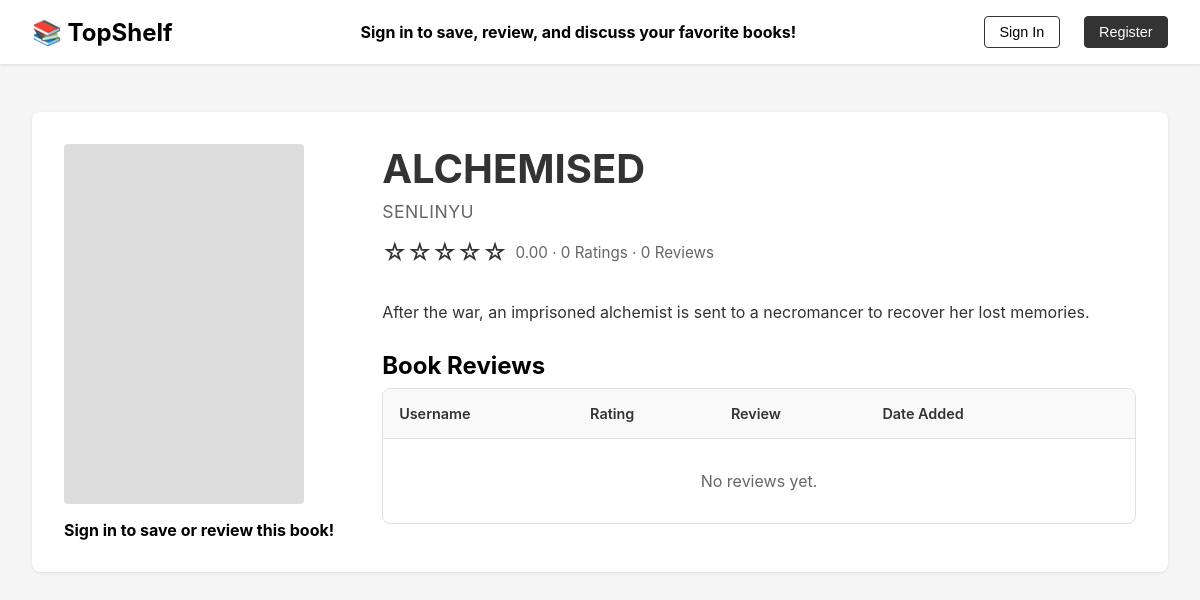
The page /book-details.php?isbn=9780593972700 on the database its author committed.
### tables this page shows
CREATE TABLE Books (
	ISBN VARCHAR(255) PRIMARY KEY,
title VARCHAR(255) NOT NULL,
	author VARCHAR(255) NOT NULL,
description VARCHAR(255) NOT NULL,
coverImage VARCHAR(255) NOT NULL
);

### book-db.php (called while the page is built, shortened)
<?php
    function getBookByISBN($isbn) {
        global $db;
        $query = "
            SELECT
                b.ISBN,
                b.title,
                b.author,
                b.description,
                b.coverImage,
                ROUND(AVG(r.rating), 1) AS avgRating,
                COUNT(DISTINCT r.rating) AS ratingCount
            FROM Books b
            LEFT JOIN Reviews r ON b.ISBN = r.ISBN
            WHERE b.ISBN = :isbn
            GROUP BY b.ISBN, b.title, b.author, b.description, b.coverImage
        ";
        try {
            $statement = $db->prepare($query);
            $statement->bindValue(':isbn', $isbn);
            $statement->execute();
            $result = $statement->fetch();
            return $result;
        } catch (PDOException $e) {
            echo "Error fetching book details: " . $e->getMessage();
            return null;
        }
    }
?>

### auth.php (called while the page is built, shortened)
<?php
function is_logged_in() {
    return !empty($_SESSION['user_id']);
}
?>

### book-details.php (the view, shortened to what this page needs)
<?php
require_once 'auth.php';
require('connect-db.php');
require('book-db.php');
$isbn = $_GET['isbn'] ?? null;
$book = getBookByISBN($isbn);
$want_to_read = getWantToReadList($_SESSION['user_id']);
$want_to_read_book = array_filter($want_to_read, function($b) use ($isbn) {
    return $b['ISBN'] === $isbn;
});
$read = getReadList($_SESSION['user_id']);
$read_book = array_filter($read, function($b) use ($isbn) {
    return $b['ISBN'] === $isbn;
});
$userRating = 0;
$reviews = getReviewsForBook($isbn);
?>
<!DOCTYPE html>
<html lang="en">
<head>
    <link rel="stylesheet" href="styles.css">
</head>
<body>
    <?php include('header.php'); ?>
    <div class="container">
        <div class="book-details">
            <div class="book-cover-section">
                <div class="book-cover"
                     style="background-image: url('<?php echo htmlspecialchars($book['coverImage']); ?>');">
                </div>
                <?php if (function_exists('is_logged_in') && is_logged_in()): ?>
                    <div class="action-buttons">
                        <?php if (empty($want_to_read_book) && empty($read_book)): ?>
                            <form action="book-details.php?isbn=<?php echo $isbn; ?>" method="POST">
                                <input type="hidden" name="isbn" value="<?php echo $isbn; ?>">
                                <button type="submit" name="want_to_read" value="1" class="action-btn add-to-list-btn">⭐ Want to Read</button>
                            </form>
                        <?php elseif (empty($read_book)): ?>
                            <button class="action-btn in-list-btn" disabled>✔ In Want to Read List</button>
                        <?php else: ?>
                            <button class="action-btn in-list-btn" disabled>✔ Read Book</button>
                        <?php endif; ?>
                        <a href="?isbn=<?php echo $isbn; ?>&review=1" class="action-btn review-btn">Review</a>
                        <div class="star-selector">
                            <?php
                                $filled = $userRating;
                                $empty = 5 - $filled;
                                echo str_repeat('<span>★</span>', $filled);
                                echo str_repeat('<span>☆</span>', $empty);
                            ?>
                        </div>
                        <div class="rating-label">Your Rating</div>
                    </div>
                <?php else: ?>
                    <p><strong>Sign in to save or review this book!</strong></p>
                <?php endif; ?>
            </div>
            <div class="book-info-section">
                <h1 class="book-title"><?php echo htmlspecialchars($book['title']); ?></h1>
                <p class="book-author"><?php echo htmlspecialchars($book['author']); ?></p>
                <?php
                    $rating = (float)($book['avgRating'] ?? 0);
                    $ratingCount = (int)($book['ratingCount'] ?? 0);
                    $reviewCount = (int)($book['reviewCount'] ?? 0);
                    $filledStars = floor($rating);
                    $halfStar = ($rating - $filledStars >= 0.5);
                    $emptyStars = 5 - $filledStars - ($halfStar ? 1 : 0);
                ?>
                <div class="star-rating">
                    <div>
                        <?php echo str_repeat('☆', $emptyStars); ?>
                    </div>
                    <span class="rating-text">
                        <?php echo number_format($rating, 2); ?> ·
                        <?php echo number_format($ratingCount); ?> Ratings ·
                        <?php echo number_format($reviewCount); ?> Reviews
                    </span>
                </div>
                <div class="book-description">
                    <p><?php echo nl2br(htmlspecialchars($book['description'])); ?></p>
                </div>
                <h2 style="margin-bottom: 0.5rem;">Book Reviews</h2>
                <div class="reviews-table-container">
                    <table class="reviews-table">
                        <thead>
                            <tr>
                                <th>Username</th>
                                <th>Rating</th>
                                <th>Review</th>
                                <th>Date Added</th>
                                <th></th>
                            </tr>
                        </thead>
                        <tbody>
                            <?php if (!empty($reviews)):?>
                                <?php foreach ($reviews as $index => $review): ?>
                                <tr>
                                    <td>
                                        <?php echo htmlspecialchars($review['userID']); ?>
                                    </td>
                                    <td>
                                        <div class="star-display">
                                            <?php
                                                $rating = (float)$review['rating'];
                                                $filledStars = floor($rating);
                                                echo str_repeat('★', $filledStars);
                                                echo str_repeat('☆', 5 - $filledStars);
                                            ?>
                                        </div>
                                        <div style="font-size: 0.85rem; color: #666; margin-top: 0.25rem;">
                                            <?php echo number_format($rating, 2); ?>
                                        </div>
                                    </td>
                                    <td>
                                        <div class="review-text">
                                            <?php echo htmlspecialchars($review['description']); ?>
                                        </div>
                                    </td>
                                    <td>
                                        <?php echo htmlspecialchars($review['timestamp']); ?>
                                    </td>
                                 </tr>
                            <?php endforeach; ?>
                    <?php else: ?>
                        <tr>
                            <td colspan="7" style="text-align: center; padding: 2rem; color: #666;">
                                No reviews yet.
                            </td>
                        </tr>
                    <?php endif; ?>
                        </tbody>
                    </table>
                </div>
                </div>
            </div>
        </div>
</body>
</html>

### styles.css (style rules this page uses)
* { margin: 0; padding: 0; box-sizing: border-box; }
body { font-family: -apple-system, BlinkMacSystemFont, 'Segoe UI', Roboto, Oxygen, Ubuntu, Cantarell, sans-serif; background-color: #f5f5f5; }
.container { max-width: 1200px; margin: 0 auto; padding: 3rem 2rem; }
.reviews-table-container { background-color: white; border: 1px solid #e0e0e0; border-radius: 8px; overflow: hidden; }
.reviews-table { width: 100%; border-collapse: collapse; }
.reviews-table thead { background-color: #f9f9f9; }
.reviews-table th { padding: 1rem; text-align: left; font-size: 0.9rem; font-weight: 600; color: #333; border-bottom: 1px solid #e0e0e0; }
.reviews-table td { padding: 1rem; border-bottom: 1px solid #f0f0f0; vertical-align: top; }
.reviews-table tbody tr:last-child td { border-bottom: none; }
.book-cover { width: 100px; height: 150px; background-color: #ddd; border-radius: 4px; flex-shrink: 0; }
.book-title { font-size: 1.3rem; font-weight: 600; margin-bottom: 0.5rem; color: #333; }
.book-author { color: #666; font-size: 0.9rem; margin-bottom: 0.5rem; text-transform: uppercase; letter-spacing: 0.5px; }
.star-rating { color: #333; margin-bottom: 0.8rem; font-size: 1.1rem; }
.book-description { color: #666; font-size: 0.95rem; line-height: 1.5; margin-bottom: 1rem; }
.book-details { display: flex; gap: 3rem; background-color: white; padding: 2rem; border-radius: 8px; box-shadow: 0 1px 3px rgba(0,0,0,0.1); }
.book-cover-section { flex-shrink: 0; }
.book-cover { width: 240px; height: 360px; background-color: #ddd; border-radius: 4px; background-size: cover; background-position: center; margin-bottom: 1rem; }
.book-info-section { flex: 1; }
.book-title { font-size: 2.5rem; font-weight: bold; margin-bottom: 0.5rem; color: #333; }
.book-author { font-size: 1.1rem; color: #666; margin-bottom: 1rem; }
.star-rating { display: flex; align-items: center; gap: 0.5rem; font-size: 1.5rem; margin-bottom: 2rem; }
.rating-text { font-size: 0.95rem; color: #666; }
.book-description { color: #333; font-size: 1rem; line-height: 1.7; margin-bottom: 1.5rem; }
.book-description p { margin-bottom: 1rem; }

### rows shown on the page
books: title "ALCHEMISED", author "SENLINYU", description "After the war, an imprisoned alchemist is sent to a necromancer to recover her lost memories."

### other values the page prints
str_repeat('☆', $emptyStars) "☆☆☆☆☆"
$rating "0.00"
$ratingCount "0"
$reviewCount "0"
